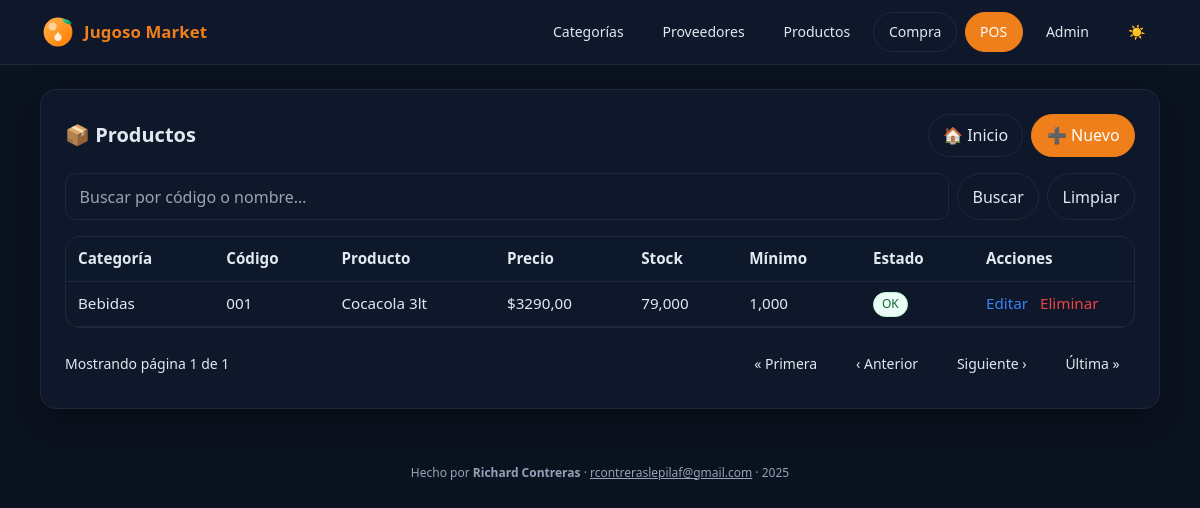
/productos/, run on an earlier commit of the app's database.
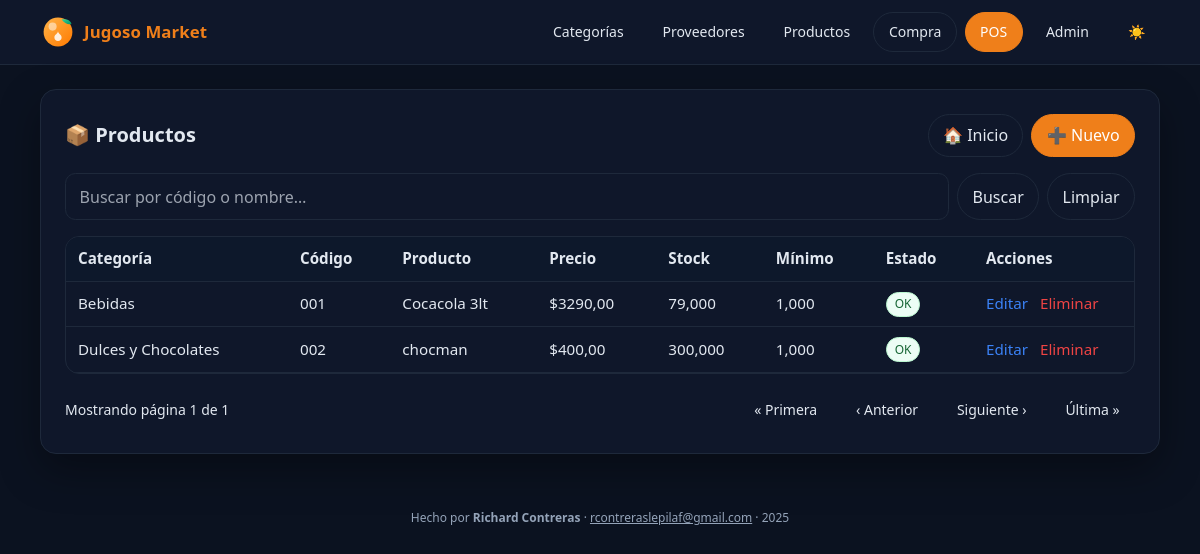
And on a later commit of the database.
### inventario/models.py (models this page shows, shortened)
class Producto(models.Model):
    codigo = models.CharField(max_length=30, unique=True)
    nombre = models.CharField(max_length=120)
    categoria = models.ForeignKey(Categoria, on_delete=models.PROTECT, related_name='productos')
    unidad = models.CharField(max_length=20, default='unidad')  # unidad, kg, lt, pack
    precio = models.DecimalField(max_digits=10, decimal_places=2, default=0)  # precio de venta
    stock = models.DecimalField(max_digits=12, decimal_places=3, default=0)
    stock_minimo = models.DecimalField(max_digits=12, decimal_places=3, default=0)
    activo = models.BooleanField(default=True)

class Categoria(models.Model):
    nombre = models.CharField(max_length=100, unique=True)
    descripcion = models.TextField(blank=True)

### inventario/views.py (the view)
# urls.py: path("productos/", views.productos_list, name="productos_list"),
def productos_list(request):
    q = (request.GET.get("q") or "").strip()
    qs = Producto.objects.select_related("categoria").all().order_by("nombre")
    if q:
        qs = qs.filter(Q(codigo__icontains=q) | Q(nombre__icontains=q))
    page_obj = paginar_queryset(request, qs, 10)
    return render(request, "inventario/productos_list.html",
                  {"productos": page_obj.object_list, "page_obj": page_obj, "q": q})

### inventario/views.py (called while the page is built)
def paginar_queryset(request, queryset, per_page=10):
    page_number = request.GET.get("page") or 1
    paginator = Paginator(queryset, per_page)
    return paginator.get_page(page_number)

### templates/inventario/productos_list.html (shortened to what this page needs)
{% extends "inventario/base.html" %}
{% block content %}
<div class="card p-6">
  <div class="flex items-center justify-between">
    <h1 class="text-xl font-semibold">📦 Productos</h1>
    <div class="flex gap-2">
      <a class="btn" href="{% url 'inventario:home' %}">🏠 Inicio</a>
      <a class="btn btn-primary" href="{% url 'inventario:producto_crear' %}">➕ Nuevo</a>
    </div>
  </div>
  <form method="get" class="mt-4 flex gap-2">
    <input class="inp" type="text" name="q" value="{{ q }}" placeholder="Buscar por código o nombre…">
    <button class="btn" type="submit">Buscar</button>
    <a class="btn" href="{% url 'inventario:productos_list' %}">Limpiar</a>
  </form>
  <div class="overflow-x-auto mt-4">
    <table class="table">
      <thead>
        <tr>
          <th>Categoría</th>
          <th>Código</th>
          <th>Producto</th>
          <th>Precio</th>
          <th>Stock</th>
          <th>Mínimo</th>
          <th>Estado</th>
          <th style="width: 160px;">Acciones</th>
        </tr>
      </thead>
      <tbody>
        {% for p in productos %}
          <tr>
            <td>{{ p.categoria.nombre }}</td>
            <td>{{ p.codigo }}</td>
            <td>{{ p.nombre }}</td>
            <td>${{ p.precio }}</td>
            <td>{{ p.stock }}</td>
            <td>{{ p.stock_minimo }}</td>
            <td>
              {% if p.stock <= p.stock_minimo %}
                <span class="badge badge-low">Bajo</span>
              {% else %}
                <span class="badge badge-ok">OK</span>
              {% endif %}
            </td>
            <td class="whitespace-nowrap">
              <a class="text-blue-500 hover:underline mr-2" href="{% url 'inventario:producto_editar' p.id %}">Editar</a>
              <a class="text-red-500 hover:underline" href="{% url 'inventario:producto_eliminar' p.id %}">Eliminar</a>
            </td>
          </tr>
        {% empty %}
          <tr><td colspan="8" class="text-center text-sm opacity-75 py-6">No hay productos.</td></tr>
        {% endfor %}
      </tbody>
    </table>
  </div>
  {% if page_obj %}
    <div class="flex items-center justify-between mt-4 text-sm" aria-label="Paginación">
      <div>Mostrando página {{ page_obj.number }} de {{ page_obj.paginator.num_pages }}</div>
      <div class="flex gap-2">
        {% if page_obj.has_previous %}
          <a class="btn" href="?q={{ q }}&page=1">« Primera</a>
          <a class="btn" href="?q={{ q }}&page={{ page_obj.previous_page_number }}">‹ Anterior</a>
        {% else %}
          <span class="btn btn-ghost">« Primera</span>
          <span class="btn btn-ghost">‹ Anterior</span>
        {% endif %}
        {% if page_obj.has_next %}
          <a class="btn" href="?q={{ q }}&page={{ page_obj.next_page_number }}">Siguiente ›</a>
          <a class="btn" href="?q={{ q }}&page={{ page_obj.paginator.num_pages }}">Última »</a>
        {% else %}
          <span class="btn btn-ghost">Siguiente ›</span>
          <span class="btn btn-ghost">Última »</span>
        {% endif %}
      </div>
    </div>
  {% endif %}
</div>
{% endblock %}

What changed in the data, as far as the page shows it:
added Producto: categoria.nombre "Dulces y Chocolates", codigo "002", nombre "chocman", precio "400,00", stock "300,000", stock_minimo "1,000", shows "OK"
